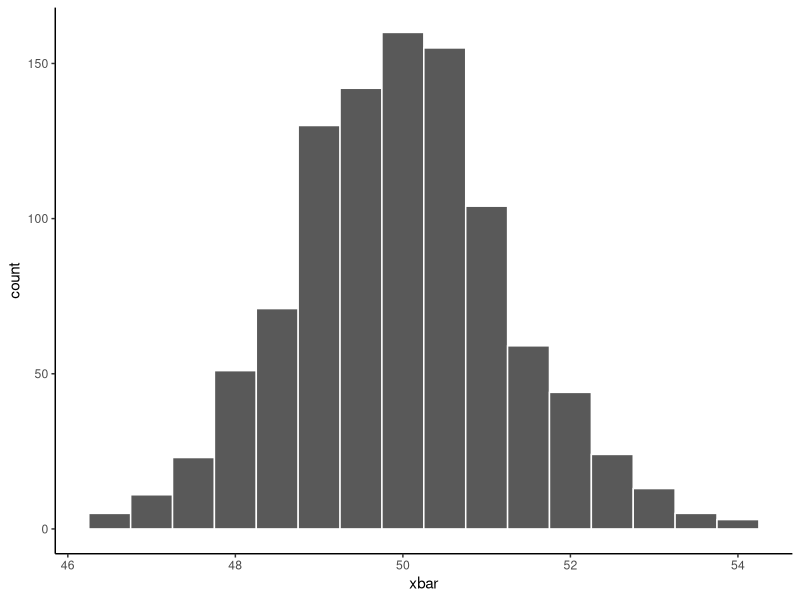
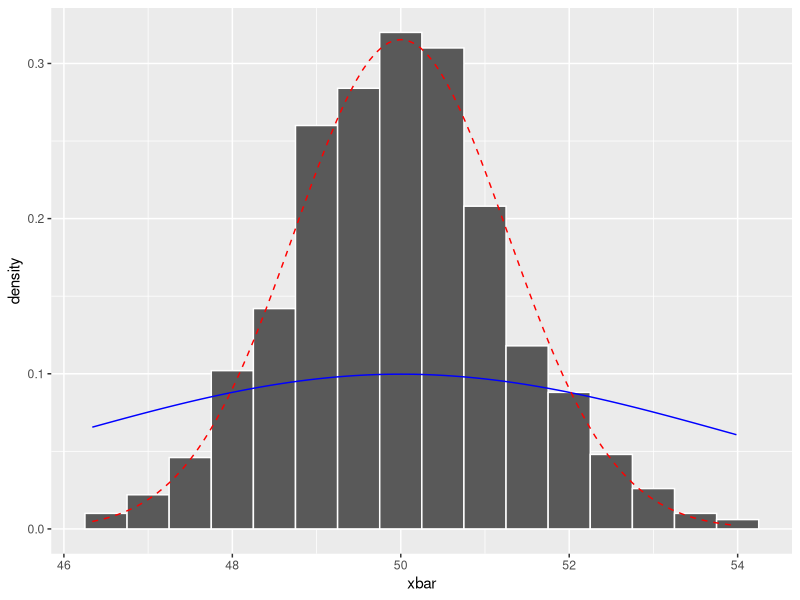
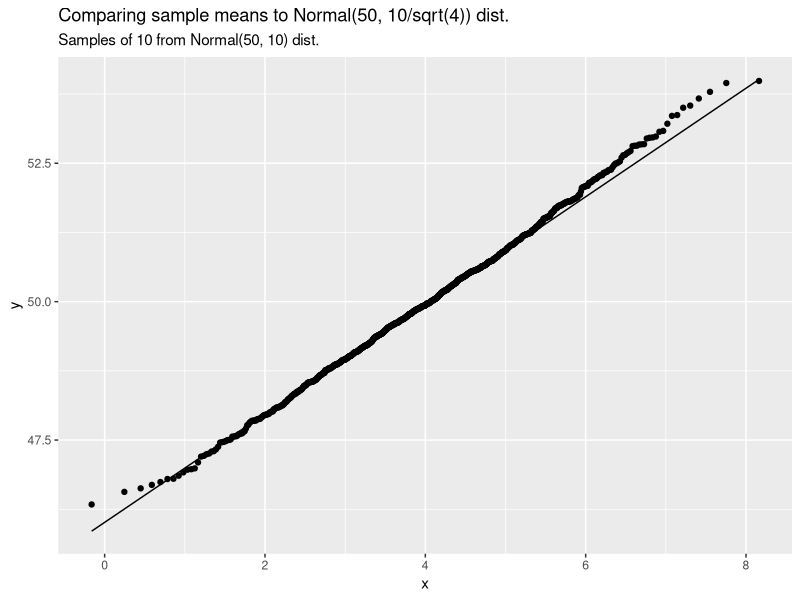
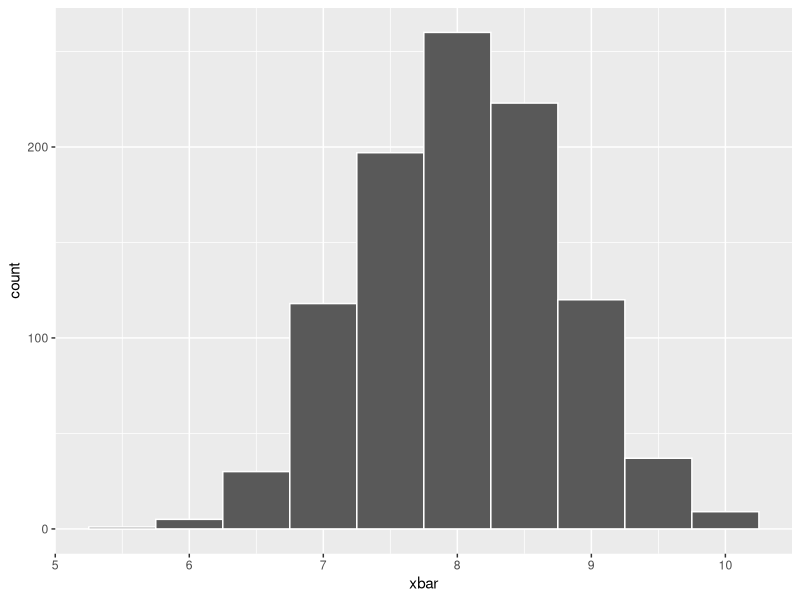
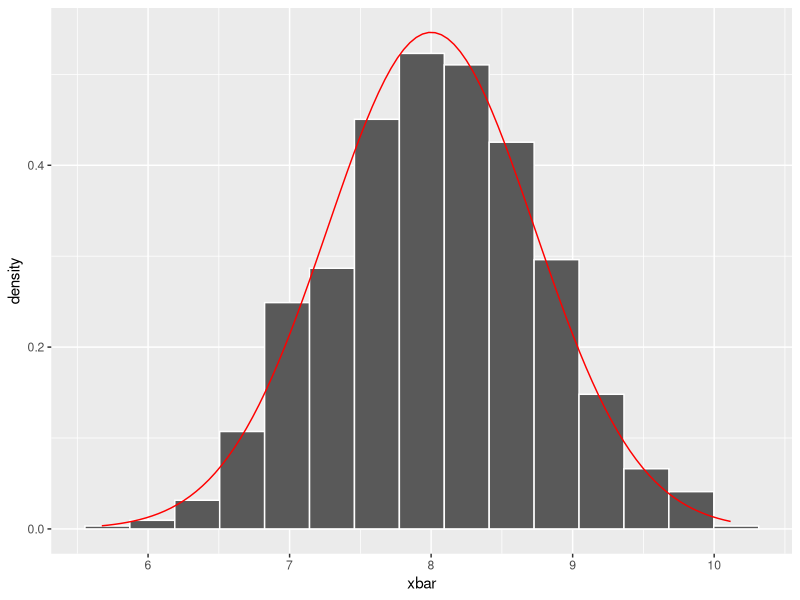
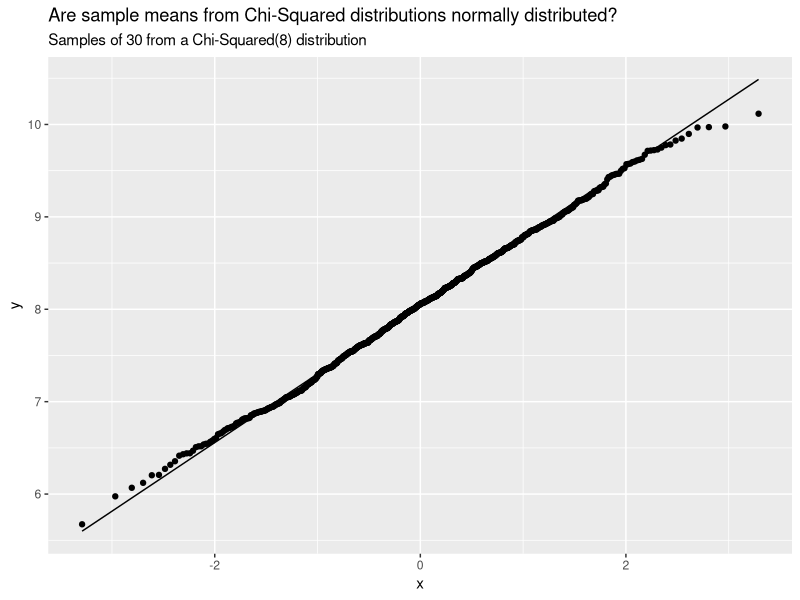
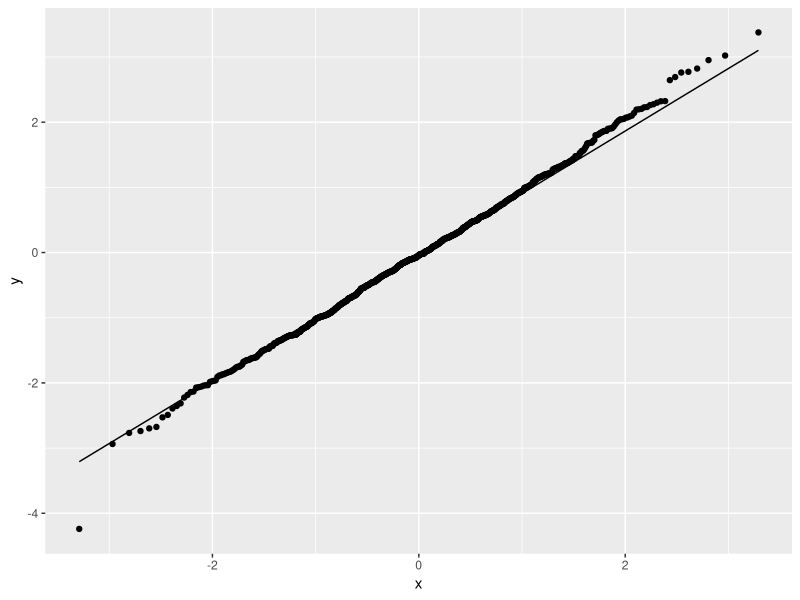
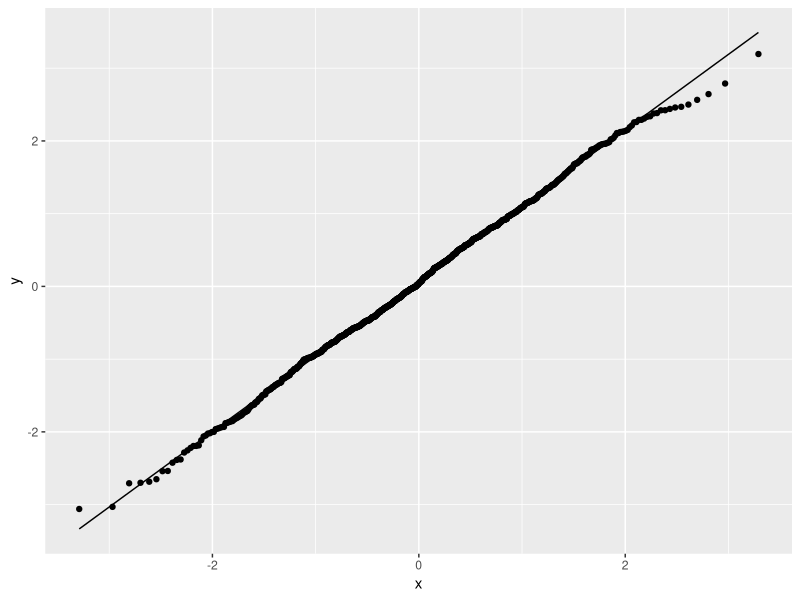

Write the R code that produced these figures, in order.
## ---- chunk 1
knitr::opts_chunk$set(echo = TRUE)
## ---- chunk 2
set.seed(232303)
mymatrix <- matrix(data = rnorm(1000 * 10, mean = 50, sd = 4), 
                   nrow = 1000, ncol = 10)
mean(mymatrix)
sd(mymatrix)
## ---- chunk 3
mymeans <- data.frame(row = 1:1000)
mymeans$xbar <- apply(mymatrix, 1, mean)

library(ggplot2)
ggplot(mymeans, aes(x = xbar)) +
  geom_histogram(binwidth = 0.5, color = "white") +
  theme_classic()
## ---- chunk 4
ggplot(mymeans, aes(x = xbar)) + 
  geom_histogram(aes(y = after_stat(density)), color = "white", binwidth = 0.5) + 
  geom_function(fun = dnorm, n = 101, args = list(mean = 50, sd = 4), 
                color = "blue") + 
  geom_function(fun = dnorm, n = 101, args = list(mean = 50, sd = 4 / sqrt(10)), 
                color = "red", linetype = 2)
## ---- chunk 5
ggplot(mymeans, aes(sample = xbar)) + 
  geom_qq(distribution = qnorm, 
          dparams = list(mean = 4, sd = 4 / sqrt(10))) +
  geom_qq_line(distribution = qnorm, 
               dparams = list(mean = 4, sd = 4 / sqrt(10))) +
  labs(title = "Comparing sample means to Normal(50, 10/sqrt(4)) dist.",
       subtitle = "Samples of 10 from Normal(50, 10) dist.")
## ---- chunk 6
set.seed(232303)
mymatrix2 <- matrix(data = rchisq(1000 * 30, df = 8), 
                   nrow = 1000, ncol = 30)
mean(mymatrix2)
sd(mymatrix2)

## ---- chunk 7
mymeans2 <- data.frame(row = 1:1000)
mymeans2$xbar <- apply(mymatrix2, 1, mean)

library(ggplot2)
ggplot(mymeans2, aes(x = xbar)) +
  geom_histogram(binwidth = 0.5, color = "white")
## ---- chunk 8
df <- 8
ggplot(mymeans2, aes(x = xbar)) + 
  geom_histogram(aes(y = after_stat(density)), color = "white", bins = 15) + 
  geom_function(fun = dnorm, n = 101, color = "red",
                args = list(mean = df, sd = sqrt(2 * df / 30)))
## ---- chunk 9
ggplot(mymeans2, aes(sample = xbar)) + 
  geom_qq(distribution = qnorm) +
  geom_qq_line(distribution = qnorm) +
  labs(title = "Are sample means from Chi-Squared distributions normally distributed?",
       subtitle = paste0("Samples of 30 from a Chi-Squared(", df, ") distribution"))
## ---- chunk 10
pnorm(1.28, lower.tail = FALSE)
## ---- chunk 11
pnorm(-1.28, lower.tail = FALSE)
## ---- chunk 12
# Option 1 - Turn 1000 values into a data frame

tvalues <- data.frame(tvals = rt(1000, 999))

ggplot(tvalues, aes(sample = tvals)) + 
  geom_qq(distribution = qnorm) +
  geom_qq_line(distribution = qnorm)


# Option 2 - Tell ggplot I don't have a data frame

tvals <- rt(1000, 999)

ggplot(NULL, aes(sample = tvals)) + 
  geom_qq(distribution = qnorm) +
  geom_qq_line(distribution = qnorm)

## ---- chunk 13
pnorm(1.8, mean = 1.5, sd = 0.3, lower.tail = FALSE)
## ---- chunk 14
below1_8 <- pnorm(1.8, 1.5, 0.3)
below0_9 <- pnorm(0.9, 1.5, 0.3)
between <- below1_8 - below0_9
between
## ---- chunk 15
pf(1.3, 12, 6)
## ---- chunk 16
pf(1.3, 12, 6, lower.tail = FALSE)
## ---- chunk 17
qt(0.975, 12)
## ---- chunk 18
qnorm(0.05, lower.tail = FALSE)
